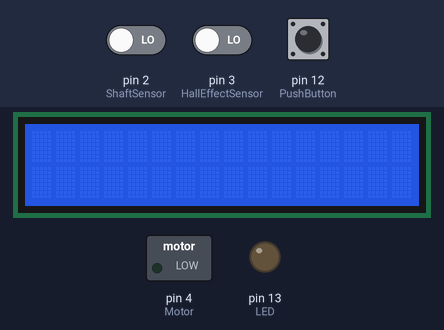
Simulated run of this sketch. Board: Arduino Uno, built with avr-gcc and run on an emulated ATmega328P. Shown: 16×2 character LCD, switched loads named in the sketch (green lamp = pin HIGH), output pins drawn as LEDs (lit = HIGH). The inputs (shaded band) are chosen by the test bench; at power-on: pin 12 (PushButton) HIGH, pin 2 (ShaftSensor) LOW, pin 3 (HallEffectSensor) LOW.

Above: at 1.2 s.
1.3 s: pin 12 (PushButton) pulled LOW for 0.15 s
At 2.2 s:
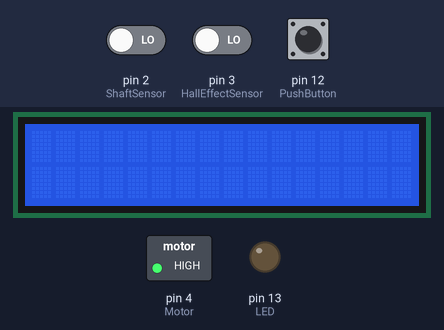
2.9 s: pin 2 (ShaftSensor) driven HIGH
At 3.4 s:
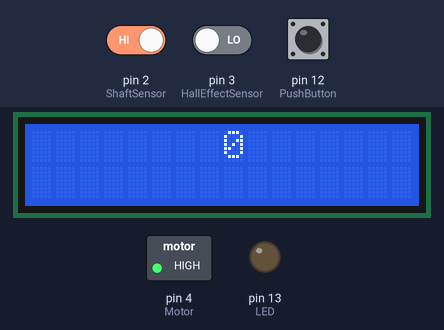
4.4 s: pin 12 (PushButton) pulled LOW for 1 s
At 5.7 s:
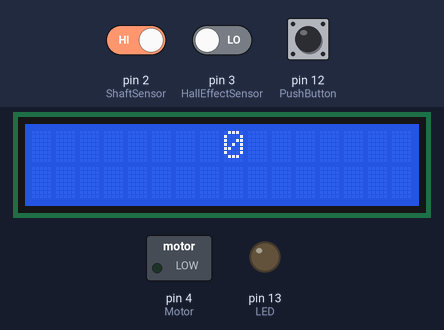
6.9 s: pin 12 (PushButton) pulled LOW for 3.2 s
At 7.6 s:
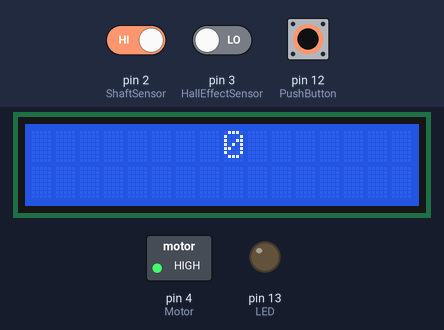
Timing chart, 0 to 9.9 s (numbered marks = the images above; inputs shaded):
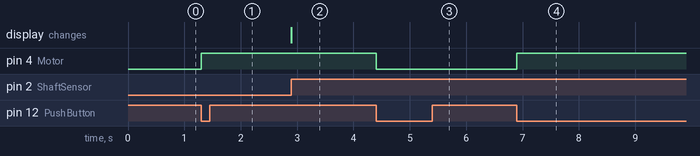

The sketch:

FB60HallSensitivityTester.ino
```cpp
// Libraries:
#include <LiquidCrystal.h>

// Constants:
LiquidCrystal lcd(6, 7, 8, 9, 10, 11);                   // LCD I/O assignments

// Global Variables:
int ButtonState = 0;                             // On/Off button state
int LastButtonState = 0;                         // Previous On/Off button state
int Mode = 0;                                    // On/Off state of the motor
int HallEffectSensorRotations = 0;               // Counter for Hall Effect Sensor Pulses
int SensorCounts;                                // Holder for measured sensor counts
int ShaftSensorState;                            // Holder for shaft sensor used for edge triggering
int LastShaftSensorState;                        // Holder for the previous state

// I/O Ports:
const int ShaftSensor = 2;
const int HallEffectSensor = 3;
const int Motor = 4;
const int LED = 13;
const int PushButton = 12;

void setup()
{
  // I/O pin setup:
  pinMode(ShaftSensor, INPUT);
  pinMode(HallEffectSensor, INPUT);
  pinMode(Motor, OUTPUT);
  pinMode(LED, OUTPUT);
  pinMode(PushButton, INPUT);
  digitalWrite(PushButton, HIGH);               // Enable the built-in pullup resistor on the pushbutton

  // LCD setup
  lcd.begin(16, 2);                             // set up the LCD's number of columns and rows

  // Interrupt Setup:
  attachInterrupt(1,AccumulateHallEffectSensorRotations,RISING);
}

void loop()
{
  // Check for someone pressing the On/Off button:
  ButtonState = digitalRead(PushButton);

  if(ButtonState ==0 && LastButtonState ==1)
  {
    if (Mode ==0)
    {
      SetMotor(HIGH);
      Mode = 1;
    }
    else
    {
      SetMotor(LOW);
      Mode = 0;
    }
  }
  LastButtonState = ButtonState;

  ShaftSensorState = digitalRead(ShaftSensor);  // Grab the current state of the shaft sensor

  if(ShaftSensorState == 1 && LastShaftSensorState == 0)  // The shaft sensor just went high - it's an edge!
  {
    SensorCounts = HallEffectSensorRotations;     // Save the current count
    HallEffectSensorRotations = 0;                // Reset the sensor counts for the next rotation

    lcd.setCursor(8,0);                           // Set cursor to position on first row
    lcd.print(SensorCounts);                      // Print out the counts
    lcd.print("  ");                              // Add some white space to the end to clear off leftover digits
  }

  LastShaftSensorState = ShaftSensorState;        // Update the last state for the edge sensing comparison
}

void AccumulateHallEffectSensorRotations(void)    // ISR function that adds up sensor counts
{
  HallEffectSensorRotations++;
}

void SetLED(bool State)
{
  if(State == HIGH) digitalWrite(LED, HIGH);
  else digitalWrite(LED,LOW);
}

void SetMotor(bool State)
{
  if(State == HIGH) digitalWrite(Motor, HIGH);
  else digitalWrite(Motor, LOW);
}
```

Measured:
- after the input at 1.3 s, pin 4 (Motor): LOW → HIGH at once
- after the input at 2.9 s, the display: changes at once (image 2)
- after the input at 4.4 s, pin 4 (Motor): HIGH → LOW at once
- after the input at 6.9 s, pin 4 (Motor): LOW → HIGH at once
